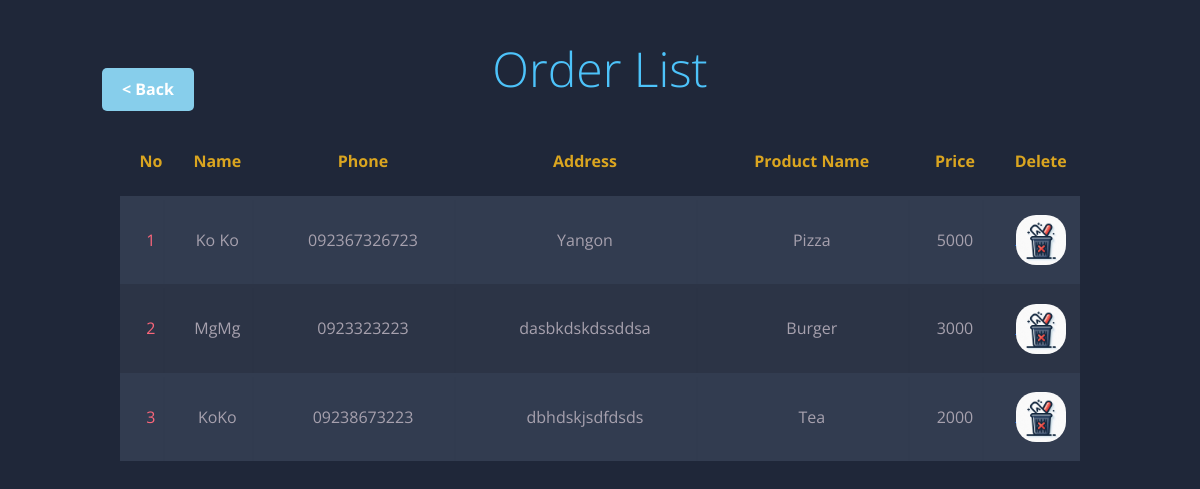
The app's page /admin/order.php with its own data.
### tables this page shows
CREATE TABLE `order` (
  `ID` int(100) NOT NULL,
  `Name` varchar(200) NOT NULL,
  `Phone` varchar(200) NOT NULL,
  `Address` varchar(1100) NOT NULL,
  `P_name` varchar(100) NOT NULL,
  `Price` int(100) NOT NULL
);

### admin/order.php (the view, shortened to what this page needs)
<!DOCTYPE html>
<html lang="en" >
<head>
  <link href="https://cdn.jsdelivr.net/npm/bootstrap@5.0.2/dist/css/bootstrap.min.css" rel="stylesheet">
</head>
<body translate="no" >
   <br>
   <br>
   <div class="row">
    <div class="col-1"></div>
    <div class="col-3">
    &nbsp;<br>
        <a href="home.html" id="addButton2" class="cool2">< Back </a></div>
    <div class="col-4">
        <h1><span class="gold">Order List</h1>
    </div>
    <div class="col-2">
    </div>
    <div class="col-2">
    </div>
  </div>
  <br>
<table class="kise" >
	<thead>
		<tr>
        <th><h1>No</h1></th>
			<th><h1>Name</h1></th>
			<th><h1>Phone</h1></th>
			<th><h1>Address</h1></th>
			<th><h1>Product Name</h1></th>
            <th><h1>Price</h1></th>
            <th><h1>Delete</h1></th>
		</tr>
	</thead>
	<tbody>
    <?php
include('connection.php');
$data="SELECT * FROM `order` ORDER BY id DESC";
$val=$con->query($data);
$i = 1;
if ($val->num_rows > 0) {
while(list($id,$name,$ph,$add,$pn,$p) = mysqli_fetch_array($val)){
    echo "<tr>";
    echo "<td>".$i++."</td>";
    echo "<td>".$name."</td>";
    echo "<td>".$ph."</td>";
    echo "<td>".$add."</td>";
    echo "<td>".$pn."</td>";
    echo "<td>".$p."</td>";
    echo "<td><a href='delete-order.php?id=$id'>&nbsp;&nbsp;&nbsp;&nbsp;
    <img src='img/delee.jpg' style='border-radius:20px; margin-left:-20px' width='50'/></a></td>";
    echo "</tr>";
}}else{
    echo "<tr><td colspan='8' class='text-center'>
   <b> No data available</b></td></tr>";
}
?>
	</tbody>
</table>
</body>
</html>

### admin/order.php (style rules this page uses)
body { font-family: 'Open Sans', sans-serif; font-weight: 300; line-height: 1.42em; color:#A7A1AE; background-color:#1F2739; overflow-x: hidden; }
h1 { font-size:3em; font-weight: 300; line-height:1em; text-align: center; color: #4DC3FA; }
.kise th h1 { font-weight: bold; font-size: 1em; text-align: center; color: goldenrod; }
.kise td { font-weight: normal; font-size: 1em; -webkit-box-shadow: 0 2px 2px -2px #0E1119; -moz-box-shadow: 0 2px 2px -2px #0E1119; box-shadow: 0 2px 2px -2px #0E1119; }
.kise { text-align: center; vertical-align: middle; overflow: hidden; width: 80%; margin: 0 auto; display: table; padding: 0 0 8em 0; }
.kise td, .kise th { padding-bottom: 2%; padding-top: 2%; padding-left:2%; }
.kise tr:nth-child(odd) { background-color: #323C50; }
.kise tr:nth-child(even) { background-color: #2C3446; }
.kise th { background-color: #1F2739; }
.kise td:first-child { color: #FB667A; }
.cool2 { display: inline-block; background-color: skyblue; color: white; text-decoration: none; padding: 10px 20px; border-radius: 5px; font-size: 16px; font-weight: bold; }

### records on screen
order: Name "Ko Ko", Phone "092367326723", Address "Yangon", P_name "Pizza", Price "5000"
order: Name "MgMg", Phone "0923323223", Address "dasbkdskdssddsa", P_name "Burger", Price "3000"
order: Name "KoKo", Phone "09238673223", Address "dbhdskjsdfdsds", P_name "Tea", Price "2000"
